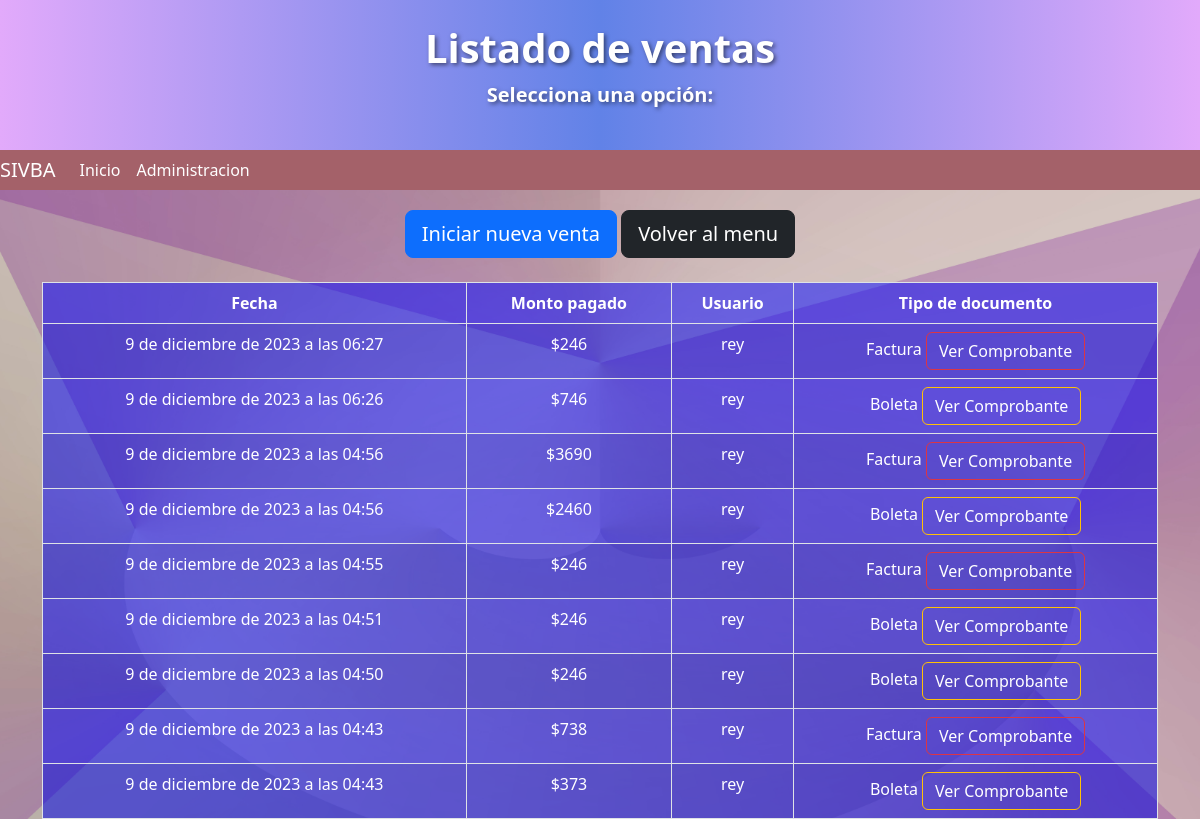
/vendedor/read_ventas/ (signed in), run on an earlier commit of the app's database.
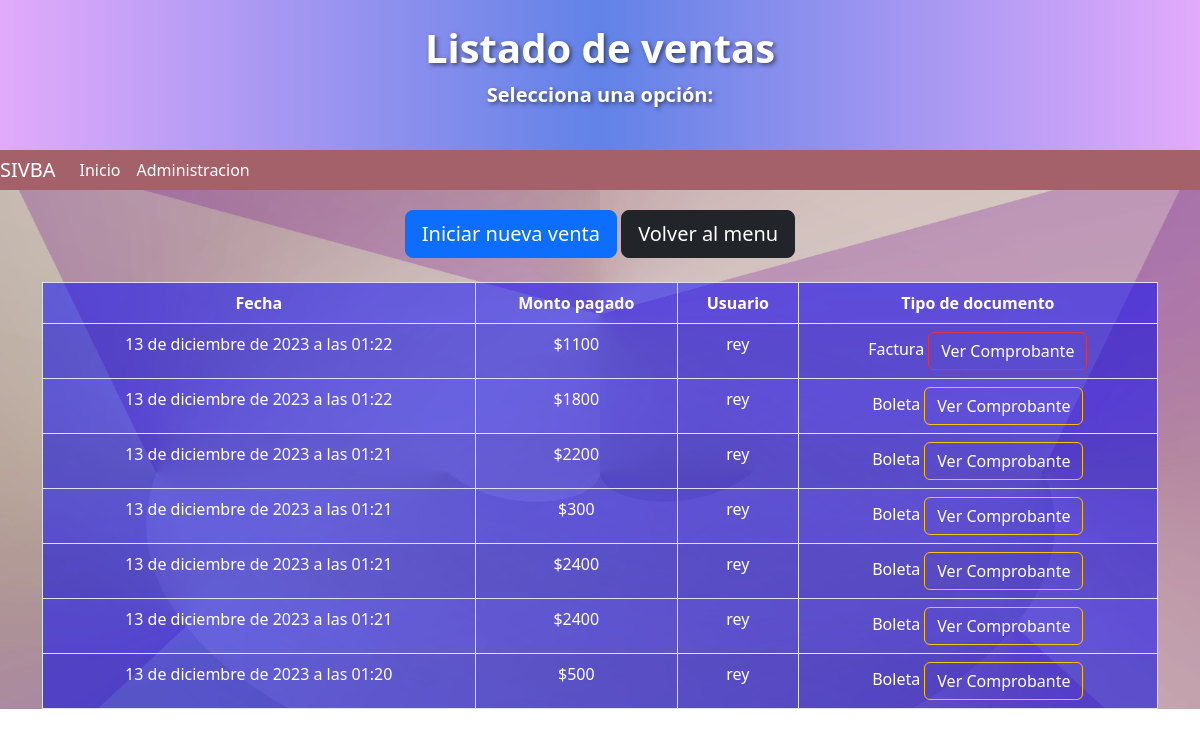
And on a later commit of the database.
### bazarapp/models.py (models this page shows, shortened)
class Venta(models.Model):
    fecha = models.DateTimeField(null=False)
    monto_pagado = models.PositiveIntegerField(null= True, blank=True)
    usuario = models.ForeignKey(User, on_delete=models.CASCADE, null=False, blank=False)
    id_jornada = models.ForeignKey(Jornada, on_delete=models.CASCADE, null=False, blank=False)
    id_factura = models.ForeignKey(Factura, on_delete=models.CASCADE, null=True, blank=True)
    tipo_documento = models.CharField(max_length=12, null=False, blank=False)

### bazarapp/views.py (the view)
# urls.py: path('vendedor/read_ventas/', views.read_ventas, name='read_ventas'),
@user_passes_test(es_vendedor)
def read_ventas(request):
    jornada_abierta = Jornada.objects.filter(estado=True).first()
    if not jornada_abierta:
        return render(request, 'vendedor/ventas/jornada_estado_false.html')
    else:
        ventas = Venta.objects.filter(id_jornada=Jornada.objects.filter(estado=True).first(), monto_pagado__isnull=False).order_by('-fecha')
        data = {'ventas':ventas}
        return render(request, 'vendedor/ventas/read_ventas.html', data)

### bazarapp/views.py (called while the page is built)
def es_vendedor(user):
    return user.groups.filter(name='Vendedor').exists()

### templates/vendedor/ventas/read_ventas.html (shortened to what this page needs)
<!DOCTYPE html>
{% load static %}
<html lang="es">
  <head>
    <link
      href="https://cdn.jsdelivr.net/npm/bootstrap@5.2.1/dist/css/bootstrap.min.css"
      rel="stylesheet"
    />
    <link rel="stylesheet" href="https://cdn.jsdelivr.net/npm/bootstrap-icons@1.11.2/font/bootstrap-icons.min.css">
  </head>
  <body>
    <header>
      <div class="bg-dark text-white py-4 text-center gradient-bg">
        <h1 class="display-6">Listado de ventas</h1>
        <p class="lead">Selecciona una opción:</p>
      </div>
      <nav class="navbar navbar-expand-lg bg-body-tertiary">
        <div class="container-fluid-navbar d-flex align-items-center">
          <a class="navbar-brand" href="/">SIVBA</a>
          <div class="collapse navbar-collapse" id="navbarNav">
            <ul class="navbar-nav">
              <li class="nav-item">
                <a class="nav-link active" aria-current="page" href="/">Inicio</a>
              </li>
              <li class="nav-item">
                <a class="nav-link" href="/admin">Administracion</a>
              </li>
            </ul>
          </div>
        </div>
      </nav>
    </header>
    <main class="background-image">
      <div class="container">
        <div class="text-center">
          <a href="/vendedor/add_venta/" class="btn btn-primary btn-lg text-white" style="margin-top: 20px;">Iniciar nueva venta</a>
          <a href="/vendedor/" class="btn btn-dark btn-lg text-white" style="margin-top: 20px;">Volver al menu</a>
        </div>
        <br>
        <table class="table table-striped table-bordered table-blue-transparent">
          <thead class="thead-dark text-center">
            <tr>
              <th>Fecha</th>
              <th>Monto pagado</th>
              <th>Usuario</th>
              <th>Tipo de documento</th>
            </tr>
          </thead>
          <tbody class="text-center tbody-dark">
            {% for v in ventas %}
            <tr>
              <td>{{ v.fecha }}</td>
              <td>${{ v.monto_pagado }}</td>
              <td>{{ v.usuario.username }}</td>
              {% if v.id_factura is not None %}
              <td>
                Factura
                <a href="{% url 'factura_detalle' v.id_factura.id %}" class="btn btn-danger ml-2">Ver Comprobante</a>
            </td>
              {% else %}
              <td>
                Boleta
                <a href="{% url 'venta_detalle' v.id %}" class="btn btn-warning ml-2">Ver Comprobante</a>
            </td>
              {% endif %}
            </tr>
            {% endfor %}
          </tbody>
        </table>
      </div>
    </main>
  </body>
</html>

What changed in the data, as far as the page shows it:
no longer on this page (row unchanged): Venta: fecha "9 de diciembre de 2023 a las 06:27", monto_pagado "246", usuario.username "rey", shows "Factura"
no longer on this page (row unchanged): Venta: fecha "9 de diciembre de 2023 a las 06:26", monto_pagado "746", usuario.username "rey", shows "Boleta"
no longer on this page (row unchanged): Venta: fecha "9 de diciembre de 2023 a las 04:56", monto_pagado "3690", usuario.username "rey", shows "Factura"
no longer on this page (row unchanged): Venta: fecha "9 de diciembre de 2023 a las 04:56", monto_pagado "2460", usuario.username "rey", shows "Boleta"
no longer on this page (row unchanged): Venta: fecha "9 de diciembre de 2023 a las 04:55", monto_pagado "246", usuario.username "rey", shows "Factura"
no longer on this page (row unchanged): Venta: fecha "9 de diciembre de 2023 a las 04:51", monto_pagado "246", usuario.username "rey", shows "Boleta"
no longer on this page (row unchanged): Venta: fecha "9 de diciembre de 2023 a las 04:50", monto_pagado "246", usuario.username "rey", shows "Boleta"
no longer on this page (row unchanged): Venta: fecha "9 de diciembre de 2023 a las 04:43", monto_pagado "738", usuario.username "rey", shows "Factura"
no longer on this page (row unchanged): Venta: fecha "9 de diciembre de 2023 a las 04:43", monto_pagado "373", usuario.username "rey", shows "Boleta"
added Venta: fecha "13 de diciembre de 2023 a las 01:22", monto_pagado "1100", usuario.username "rey", shows "Factura"
added Venta: fecha "13 de diciembre de 2023 a las 01:22", monto_pagado "1800", usuario.username "rey", shows "Boleta"
added Venta: fecha "13 de diciembre de 2023 a las 01:21", monto_pagado "2200", usuario.username "rey", shows "Boleta"
added Venta: fecha "13 de diciembre de 2023 a las 01:21", monto_pagado "300", usuario.username "rey", shows "Boleta"
added Venta: fecha "13 de diciembre de 2023 a las 01:21", monto_pagado "2400", usuario.username "rey", shows "Boleta"
added Venta: fecha "13 de diciembre de 2023 a las 01:21", monto_pagado "2400", usuario.username "rey", shows "Boleta"
added Venta: fecha "13 de diciembre de 2023 a las 01:20", monto_pagado "500", usuario.username "rey", shows "Boleta"
